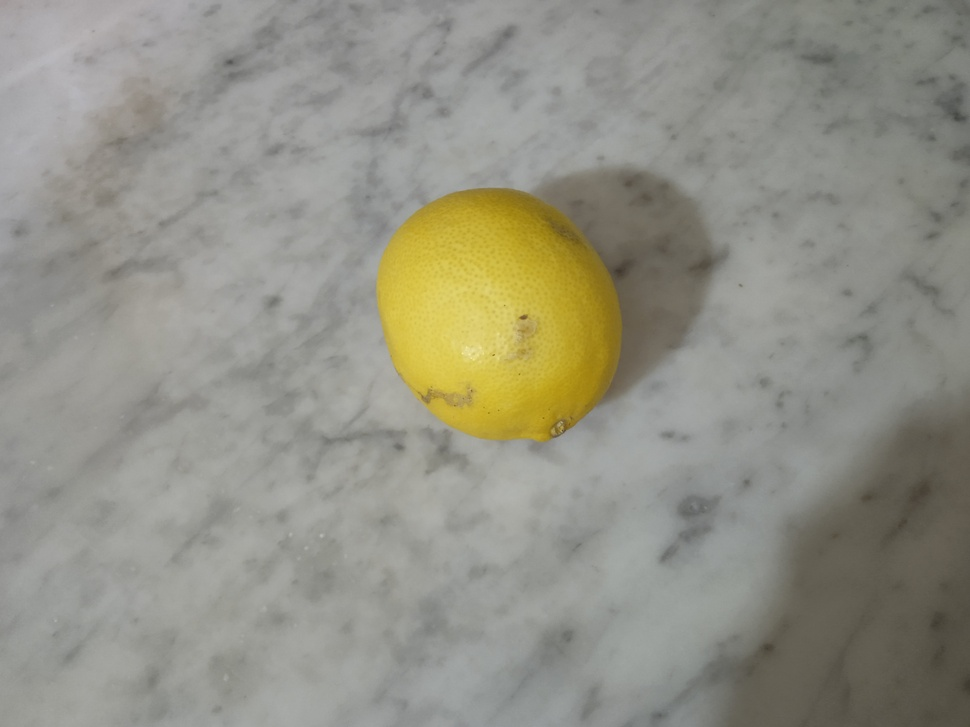
#> input picture dataset/test/citron.jpg, 970 x 727 px, shrunk from 4160 x 3120 before the run
$ jupyter execute SIFT.ipynb
#> lines starting #> are read from the running program, lines starting #| are printed output that depends on the picture
[cell 1]
import numpy as np
import cv2
from matplotlib import pyplot as plt
import glob

# Load query image
img1 = cv2.imread('dataset/test/citron.jpg', 0)
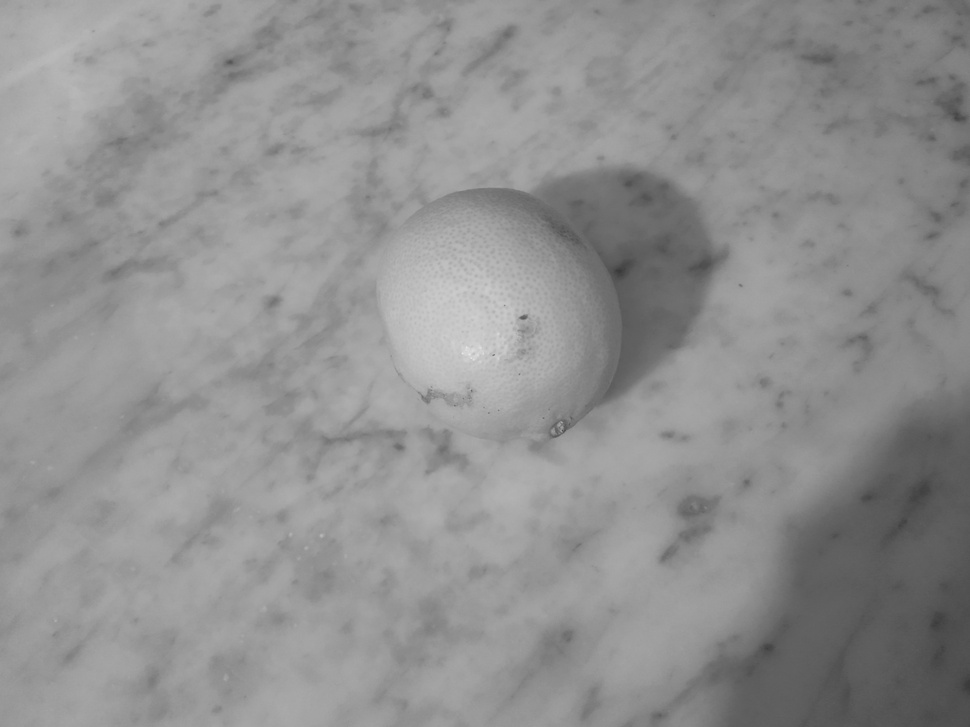
#> img1: shape (727, 970); min 57, max 232, mean 144.4
kp1, des1 = cv2.ORB_create().detectAndCompute(img1, None)
#> kp1 = 147 keypoints; strongest (x, y, size): (521, 317, 31), (524, 318, 31), (524, 316, 37.2), (526, 316, 31)

# Load images from the dataset
path = glob.glob("dataset/trainin/*.jpg")


# Initialize ORB detector
orb = cv2.ORB_create()

# Create BFMatcher (use Hamming distance for ORB)
bf = cv2.BFMatcher(cv2.NORM_HAMMING, crossCheck=True)

best_matches_count = 0
best_matching_image = None

# Loop through all images in the specified path
for img_path in path:
    img2 = cv2.imread(img_path, 0)
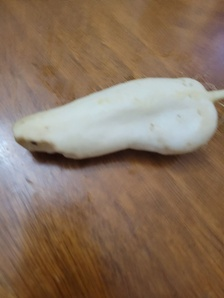
#> input picture dataset/trainin/IMG_20240104_100452_536.jpg, 224 x 298 px, shrunk from 960 x 1280 before the run
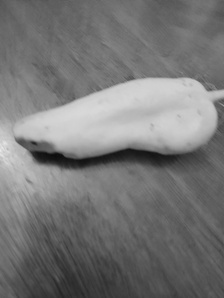
#> img2: shape (298, 224); min 12, max 234, mean 118.7
    kp2, des2 = orb.detectAndCompute(img2, None)
#> kp2 = 23 keypoints; strongest (x, y, size): (31, 152, 31), (32, 142, 31), (99, 89, 31), (133, 78, 31)

    # Match descriptors using BFMatcher
    matches = bf.match(des1, des2)
#> matches = 5 matches

    # Apply ratio test to filter good matches
    good_matches = []
    for m in matches:
        if m.distance < 0.75 * min(m.queryIdx, m.trainIdx):
            good_matches.append(m)
#> this loop made 5 passes
#> after the loop, good_matches = []

    # Display information about the matching
    #print(f"Good Matches count for {img_path}: {len(good_matches)}")

    # If the current image has more good matches than the previous best, update the best information
    if len(good_matches) > best_matches_count:
        best_matches_count = len(good_matches)
        best_matching_image = img2
#> pass 2 of the loop `for img_path in path:`:
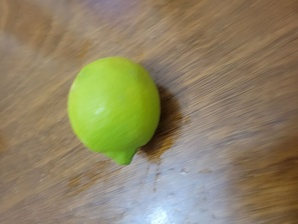
#> input picture dataset/trainin/IMG_20240104_100500_890.jpg, 298 x 224 px, shrunk from 1280 x 960 before the run
#> `img2 = cv2.imread(img_path, 0)`:
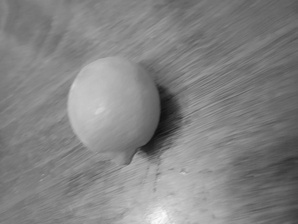
#> img2: shape (224, 298); min 13, max 251, mean 130.8
#> kp2 = 83 keypoints; strongest (x, y, size): (143, 147, 64.3), (137, 156, 64.3), (137, 153, 44.6), (136, 153, 31)
#> matches = 18 matches
#> the loop `for m in matches:` made 18 passes
#> after the loop `for m in matches:`: good_matches = 4 matches
#> best_matches_count = 4
#> pass 3 of the loop `for img_path in path:`:
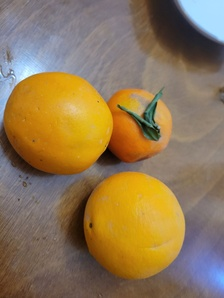
#> input picture dataset/trainin/IMG_20240104_100522_295.jpg, 224 x 298 px, shrunk from 960 x 1280 before the run
#> `img2 = cv2.imread(img_path, 0)`:
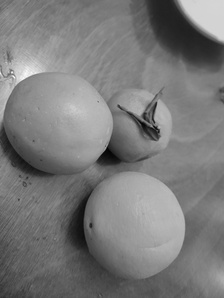
#> img2: shape (298, 224); min 0, max 251, mean 122
#> kp2 = 191 keypoints; strongest (x, y, size): (155, 124, 31), (143, 115, 37.2), (156, 126, 31), (138, 112, 53.6)
#> matches = 34 matches
#> the loop `for m in matches:` made 34 passes
#> after the loop `for m in matches:`: good_matches = 12 matches
#> best_matches_count = 12

# Display the best matching image
if best_matching_image is not None:
    img3 = cv2.drawMatches(img1, kp1, best_matching_image, kp2, good_matches[:5], None, flags=2)
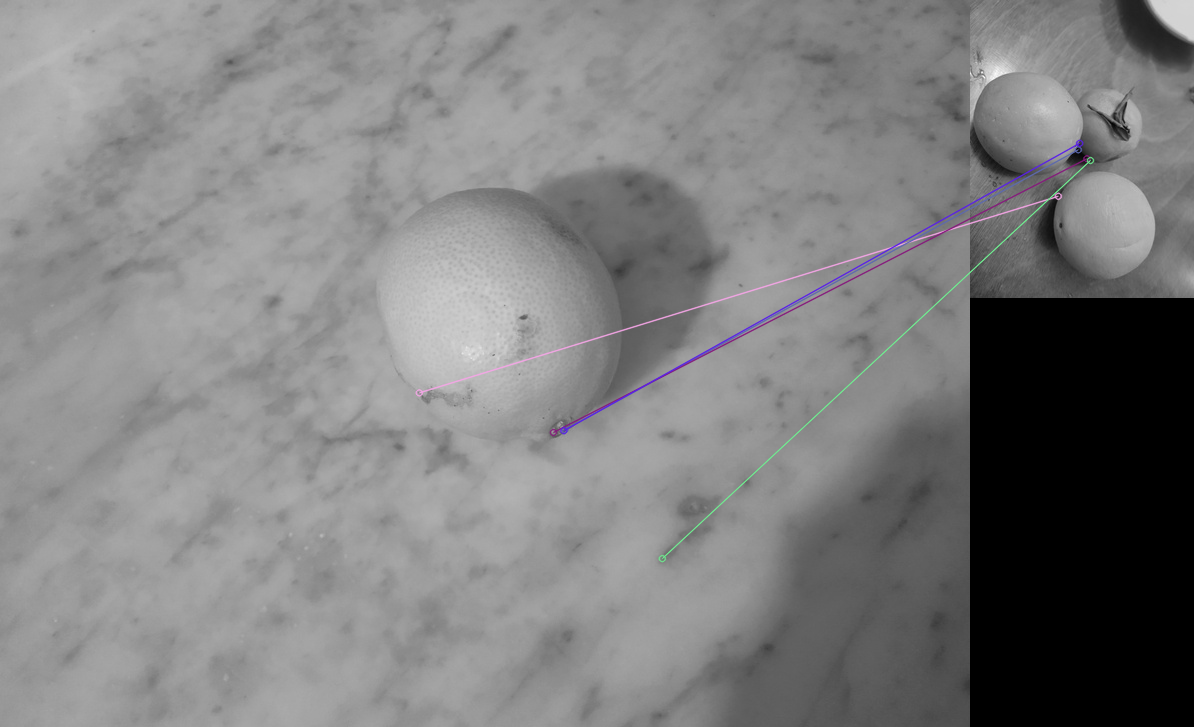
#> img3: shape (727, 1194, 3); mean of channels 0, 1, 2 126.9, 126.6, 126.7; drawn as B, G, R
    plt.imshow(img3), plt.show()
else:
    print("No matches found.")
